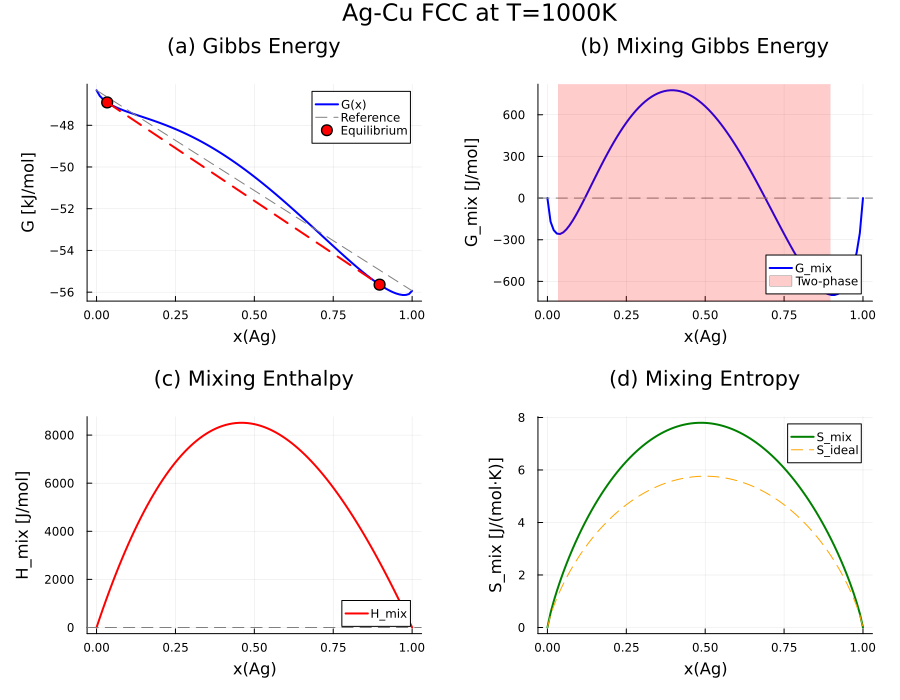

Write Julia code to recreate this figure.
# SPDX-License-Identifier: GPL-3.0-or-later
# Copyright (C) 2026 Hiroharu Sugawara
# Part of OpenCALPHAD.jl - Example: Thermodynamic property curves (step2.OCM equivalent)
#
# Plot G, H_mix, S_mix, and G_mix curves for Ag-Cu FCC at fixed temperature.
# This corresponds to step2.OCM from openCALPHAD (Fortran).
#
# Uses the new thermodynamic property functions:
#   - calculate_mixing_gibbs, calculate_mixing_enthalpy, calculate_mixing_entropy
#   - thermodynamic_properties (efficient one-call version)
#
# Usage:
#   julia --project examples/311_step_gm_agcu.jl

using OpenCALPHAD
using Plots

println("=" ^ 70)
println("Thermodynamic Property Curves: Ag-Cu FCC (step2.OCM equivalent)")
println("=" ^ 70)

# Load Ag-Cu thermodynamic database
tdb_path = joinpath(@__DIR__, "..", "reftest", "tdb", "agcu.TDB")
db = read_tdb(tdb_path)
fcc = get_phase(db, "FCC_A1")

# Temperature for calculation
T = 1000.0  # K
P = 1e5     # Pa

println("\nCalculating at T = $(T) K...")

# =============================================================================
# Calculate properties over composition using new API
# =============================================================================

solver = GridSearchSolver(n_points = 101)
scan = scan_composition(fcc, T, db, solver)

# Calculate mixing properties for each composition point
G_values = scan.G_values
G_mix = Float64[]
H_mix = Float64[]
S_mix = Float64[]

for y in scan.y_values
    props = thermodynamic_properties(fcc, T, y, db; P = P)
    push!(G_mix, props.G_mix)
    push!(H_mix, props.H_mix)
    push!(S_mix, props.S_mix)
end

# x_Ag = scan.x_grid (fraction of first constituent = AG)
x_Ag = scan.x_grid
x_Cu = 1.0 .- x_Ag

# Reference line for Gibbs energy plot
n_sub = length(fcc.sites)
n_const = length(fcc.constituents[1])

y_Ag = zeros(n_sub, n_const)
y_Ag[1, 1] = 1.0
for s in 2:n_sub
    y_Ag[s, 1] = 1.0
end
G_Ag_pure = calculate_gibbs_energy(fcc, T, y_Ag, db; P = P)

y_Cu = zeros(n_sub, n_const)
y_Cu[1, 2] = 1.0
for s in 2:n_sub
    y_Cu[s, 1] = 1.0
end
G_Cu_pure = calculate_gibbs_energy(fcc, T, y_Cu, db; P = P)

G_ref_line = x_Ag .* G_Ag_pure .+ x_Cu .* G_Cu_pure

println("Pure Ag (FCC) G = $(round(G_Ag_pure/1000, digits=2)) kJ/mol")
println("Pure Cu (FCC) G = $(round(G_Cu_pure/1000, digits=2)) kJ/mol")

# =============================================================================
# Print values at x = 0.5
# =============================================================================

println("\nAt x(Ag) = 0.5:")
idx_mid = findfirst(x -> x >= 0.5, x_Ag)
println("  G_mix = $(round(G_mix[idx_mid], digits=1)) J/mol")
println("  H_mix = $(round(H_mix[idx_mid], digits=1)) J/mol")
println("  S_mix = $(round(S_mix[idx_mid], digits=3)) J/(mol·K)")
println("  -T*S_mix = $(round(-T*S_mix[idx_mid], digits=1)) J/mol")

# =============================================================================
# Find miscibility gap
# =============================================================================

gap = find_miscibility_gap(fcc, T, db)
if !isnothing(gap)
    println("\nMiscibility gap:")
    println("  x1 = $(round(gap.x1, digits=4)) (Cu-rich)")
    println("  x2 = $(round(gap.x2, digits=4)) (Ag-rich)")
end

# =============================================================================
# Create 2x2 plot panel
# =============================================================================

println("\nGenerating plots...")

# Panel (a): Gibbs energy with common tangent
pa = plot(x_Ag, G_values ./ 1000,
    xlabel = "x(Ag)", ylabel = "G [kJ/mol]",
    title = "(a) Gibbs Energy",
    label = "G(x)", linewidth = 2, color = :blue,
    legend = :topright)

plot!(pa, x_Ag, G_ref_line ./ 1000,
    label = "Reference", linewidth = 1, linestyle = :dash, color = :gray)

if !isnothing(gap)
    scatter!(pa, [gap.x1, gap.x2], [gap.G1, gap.G2] ./ 1000,
        markersize = 6, color = :red, label = "Equilibrium")
    plot!(pa, [gap.x1, gap.x2], [gap.G1, gap.G2] ./ 1000,
        linewidth = 2, linestyle = :dash, color = :red, label = "")
end

# Panel (b): Mixing Gibbs energy
pb = plot(x_Ag, G_mix,
    xlabel = "x(Ag)", ylabel = "G_mix [J/mol]",
    title = "(b) Mixing Gibbs Energy",
    label = "G_mix", linewidth = 2, color = :blue,
    legend = :bottomright)

hline!(pb, [0], linestyle = :dash, color = :gray, label = "")

if !isnothing(gap)
    vspan!(pb, [gap.x1, gap.x2], alpha = 0.2, color = :red, label = "Two-phase")
end

# Panel (c): Mixing enthalpy
pc = plot(x_Ag, H_mix,
    xlabel = "x(Ag)", ylabel = "H_mix [J/mol]",
    title = "(c) Mixing Enthalpy",
    label = "H_mix", linewidth = 2, color = :red,
    legend = :bottomright)

hline!(pc, [0], linestyle = :dash, color = :gray, label = "")

# Panel (d): Mixing entropy
pd = plot(x_Ag, S_mix,
    xlabel = "x(Ag)", ylabel = "S_mix [J/(mol·K)]",
    title = "(d) Mixing Entropy",
    label = "S_mix", linewidth = 2, color = :green,
    legend = :topright)

# Ideal mixing entropy for comparison
R = 8.314462618
S_ideal = -R .* (x_Ag .* log.(max.(x_Ag, 1e-10)) .+ x_Cu .* log.(max.(x_Cu, 1e-10)))
plot!(pd, x_Ag, S_ideal,
    label = "S_ideal", linewidth = 1, linestyle = :dash, color = :orange)

# Combine panels
p_combined = plot(pa, pb, pc, pd,
    layout = (2, 2), size = (900, 700),
    plot_title = "Ag-Cu FCC at T=$(Int(T))K",
    margin = 5Plots.mm)

# Save
output_path = joinpath(@__DIR__, "311_step_gm_agcu.png")
savefig(p_combined, output_path)
println("\nSaved to: $output_path")

display(p_combined)

# =============================================================================
# Summary
# =============================================================================

println("\n" * "=" ^ 70)
println("Summary")
println("=" ^ 70)
println("""

This example demonstrates the new thermodynamic property functions:

1. **thermodynamic_properties(phase, T, y, db)** - Efficient one-call calculation
   Returns NamedTuple: (G, H, S, G_mix, H_mix, S_mix)

2. **Individual functions** (also available):
   - calculate_mixing_gibbs(phase, T, y, db)
   - calculate_mixing_enthalpy(phase, T, y, db)
   - calculate_mixing_entropy(phase, T, y, db)
   - calculate_entropy(phase, T, y, db)
   - calculate_enthalpy(phase, T, y, db)

These functions use automatic differentiation (ForwardDiff) for accurate
temperature derivatives, replacing the numerical differentiation in the
original implementation.

This corresponds to step2.OCM from openCALPHAD (Fortran).
""")
